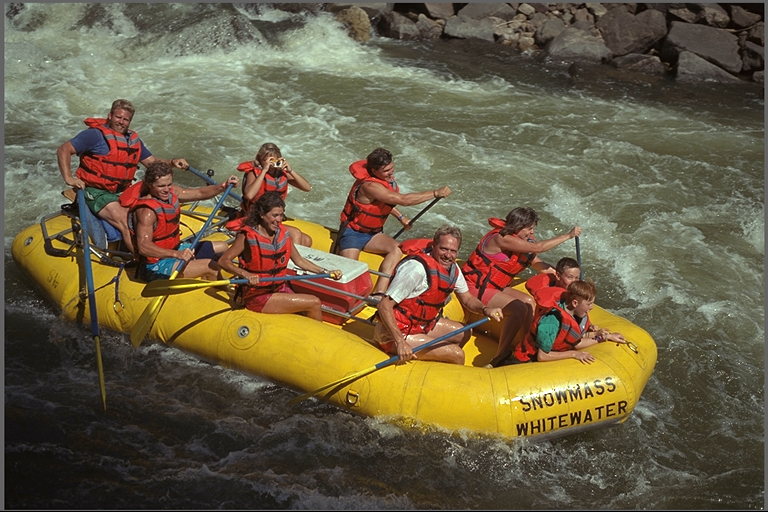
#> input picture libs/uab/codi_imatges/ex2/codi_Imatges/image1.png, 768 x 512 px; its folder holds only this picture in this run
$ python session1.py
#> lines starting #> are read from the running program, lines starting #| are printed output that depends on the picture
### libs/uab/PRACTICA2/metrikz.py
#!/usr/bin/env python
# -*- coding: utf-8 -*-

"""
Compare two or more images using MSE, PSNR, SNR, SSIM, UQI, PBVIF, MSSIM,
NQM and WSNR metrics.

For usage and a list of options, try this:
$ ./pymetrikz -h

This program and its regression test suite live here:
http://www.sawp.com.br/projects/pymetrikz"""

import numpy as __n
from scipy.ndimage.filters import gaussian_filter as __gaussian_filter
from scipy.ndimage.filters import convolve as __convolve
from scipy.ndimage.filters import correlate as __correlate
from scipy.fftpack import fftshift as __fftshift


__author__ = "Pedro Garcia Freitas <sawp@sawp.com.br>"
__copyright__ = "Copyright (c) 2011-2014 Pedro Garcia"
__license__ = "GPLv2"


def mse(reference, query):
    """Computes the Mean Square Error (MSE) of two images.

    value = mse(reference, query)

    Parameters
    ----------
    reference: original image data.
    query    : modified image data to be compared.

    Return
    ----------
    value    : MSE value
    """
    (ref, que) = (reference.astype('double'), query.astype('double'))
    diff = ref - que
    square = (diff ** 2)
    mean = square.mean()
    return mean


def rmse(reference, query):
    msev = mse(reference, query)
    return __n.sqrt(msev)


# [394 lines left out: functions psnr, snr, ssim, uqi, pbvif, mssim and 3 more, not called in this run]


def __convert_to_luminance(x):
    return __n.dot(x[..., :3], [0.299, 0.587, 0.144]).astype('double')


# [224 lines left out: functions nqm, wsnr, not called in this run]

### libs/uab/codi_imatges/ex2/codi_Imatges/session1.py
import metrikz
from PIL import Image
import cv2
import os
import matplotlib.pyplot as plt

# Inicialitzar llistes per emmagatzemar les dades per a tots els gràfics
all_mse_values = []
all_compression_ratios = []
quality_values = list(range(0, 101, 10))  # Valors de qualitat de 1 a 100 amb increments de 10

# Bucle per processar les imatges del 1 al 8
for i in range(1, 9):
    image_path = os.path.join("", f"image{i}.png")

    mse_values = []  # Llista per emmagatzemar els valors MSE
    compression_ratios = []  # Llista per emmagatzemar les relacions de compressió

    # Comprovar si l'imatge existeix
    if os.path.exists(image_path):
        # Obrir l'imatge original i obtenir la mida de l'arxiu original
        I = Image.open(image_path)
#> I is the input picture: PIL image 768x512 RGB; mean R, G, B 105.8, 94.3, 68.6
        original_size = os.path.getsize(image_path)

        # Comprimir i guardar l'imatge en format JPEG amb diferents qualitats
        for quality in quality_values:
            compressed_image_path = os.path.join("compressed/", f"image{i}_quality{quality}.jpg")
            I.save(compressed_image_path, quality=quality)

            # Llegir l'imatge original i la comprimida per calcular l'MSE
            source = cv2.imread(image_path)
            target = cv2.imread(compressed_image_path)
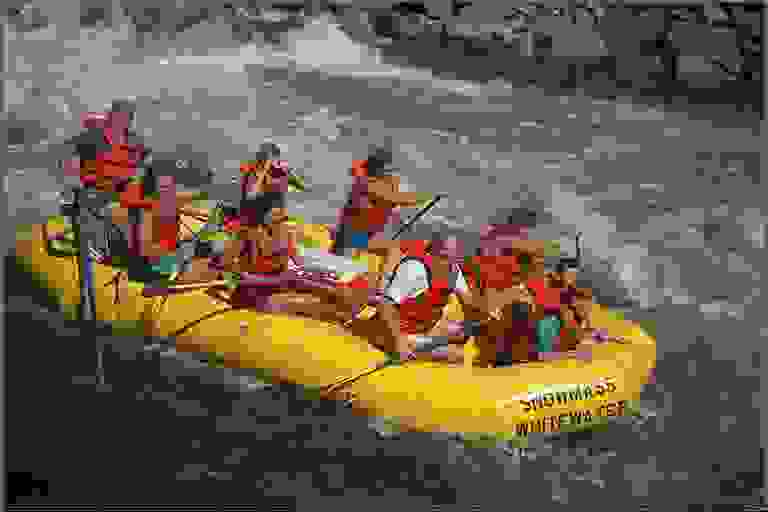
#> target: shape (512, 768, 3); mean B, G, R 77.9, 93.2, 105.7
            mse_value = metrikz.mse(source, target)
#> in mse, `diff = ref - que`:
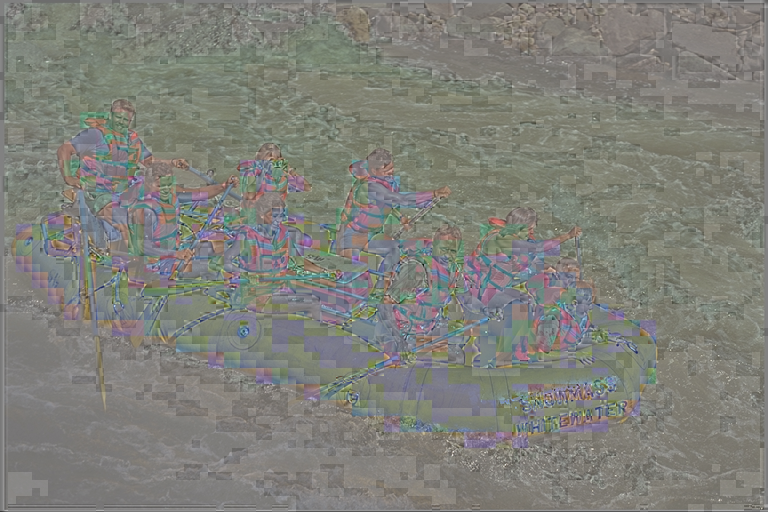
#> diff: shape (512, 768, 3) float64; mean B, G, R -9.3, 1.1, 0.1; drawn with min black and max white
#> in mse, `square = (diff ** 2)`:
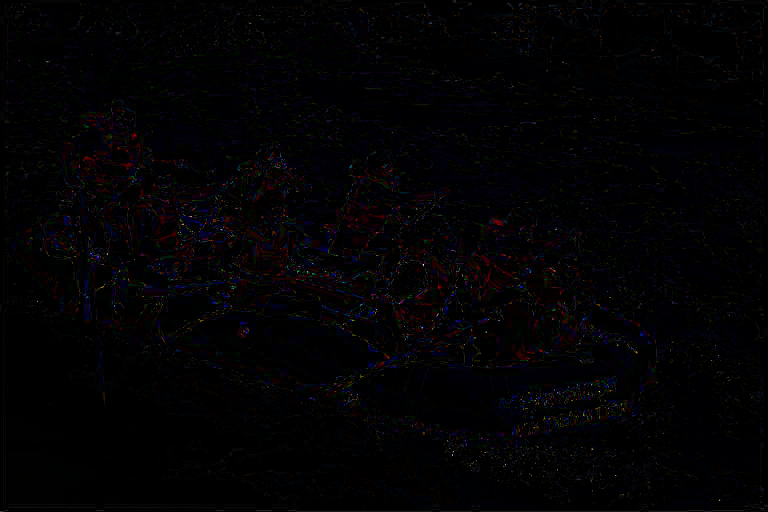
#> square: shape (512, 768, 3) float64; mean B, G, R 683.9, 427.6, 531.7; drawn with min black and max white
#> in mse, `mean = square.mean()`: mean = 547.8
#> mse_value = 547.8
            mse_values.append(mse_value)

            # Obtenir la mida de l'arxiu comprimit i calcular la relació de compressió
            compressed_size = os.path.getsize(compressed_image_path)
            compression_ratio = original_size / compressed_size if compressed_size != 0 else 0
            compression_ratios.append(compression_ratio)

        # Emmagatzemar els valors MSE i de relació de compressió per a cada imatge
        all_mse_values.append(mse_values)
        all_compression_ratios.append(compression_ratios)

    else:
        print(f"Image {i} not found.")

# Generar "Figura 1": MSE vs JPEG Quality
plt.figure(figsize=(12, 8))
for i, mse_values in enumerate(all_mse_values, start=1):
    plt.plot(quality_values, mse_values, marker='o', linestyle='-', label=f'Image {i}')
plt.title('MSE vs JPEG Quality for All Images')
plt.xlabel('JPEG Quality')
plt.ylabel('MSE')
plt.legend()
plt.grid(True)
plt.savefig('figure1.png', format='png', dpi=300)
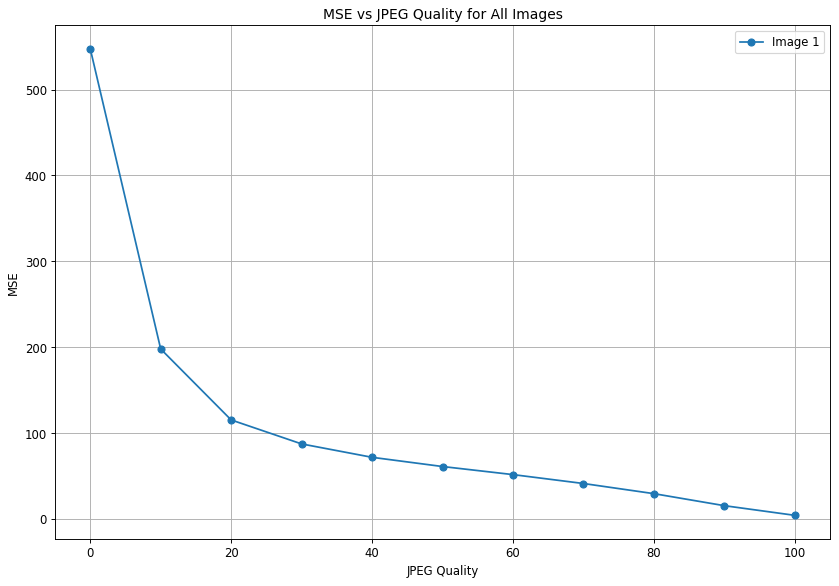
#> figure drawn by matplotlib, 1 panel; curve peaks at x = 0, y = 547.8
plt.show()

# Generar "Figura 2": Compression Ratio vs JPEG Quality
plt.figure(figsize=(12, 8))
for i, compression_ratios in enumerate(all_compression_ratios, start=1):
    plt.plot(quality_values, compression_ratios, marker='o', linestyle='-', label=f'Image {i}')
plt.title('Compression Ratio vs JPEG Quality for All Images')
plt.xlabel('JPEG Quality')
plt.ylabel('Compression Ratio')
plt.legend()
plt.grid(True)
plt.savefig('figure2.png', format='png', dpi=300)
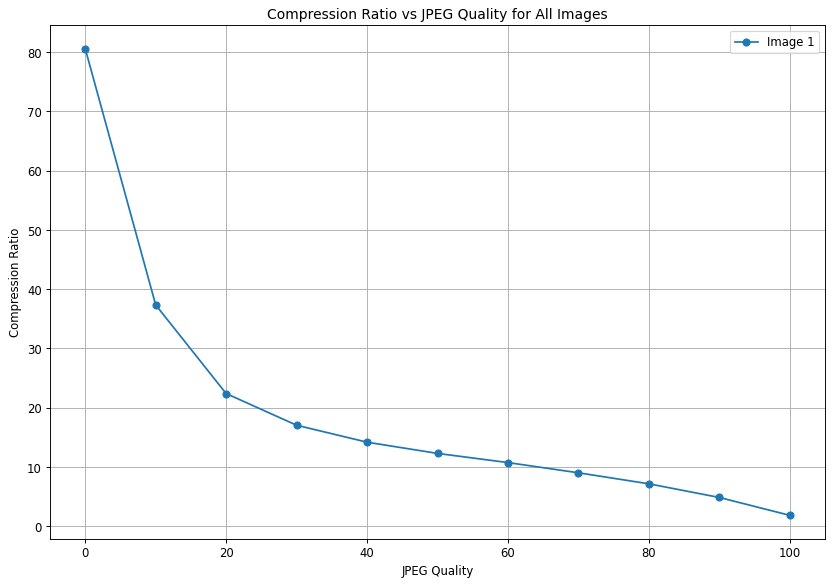
#> figure drawn by matplotlib, 1 panel; curve peaks at x = 0, y = 80.57
plt.show()
